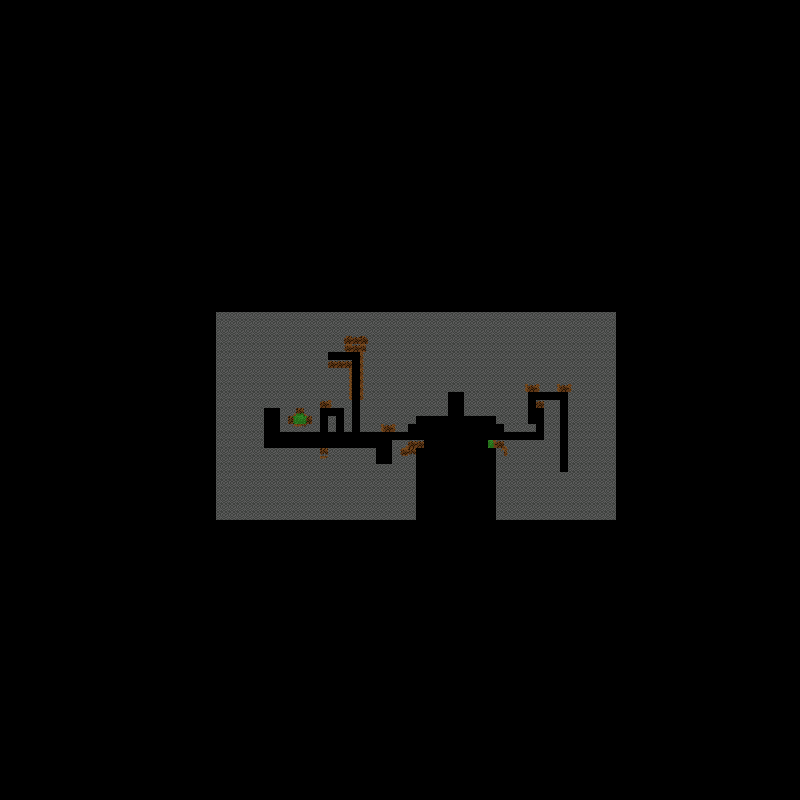

A 2D game scene composited from a Tiled map and its tileset images. What follows is a short description and the map's XML, with each tile layer's data collapsed to a summary:
An orthogonal 100x100 tile map with 8x8 px tiles, 1 tile layer (Tile Layer 2), 1 hidden layer not drawn, 2 tilesets.

<map version="1.0" orientation="orthogonal" renderorder="right-down" width="100" height="100" tilewidth="8" tileheight="8" nextobjectid="1">
 <tileset firstgid="1" name="TileSheetNew" tilewidth="8" tileheight="8" tilecount="36">
  <image source="../TileSheetNew.png" width="96" height="24" />
 </tileset>
 <tileset firstgid="37" name="VineTileSheet" tilewidth="8" tileheight="32" tilecount="16">
  <image source="../VineTileSheet.png" width="64" height="64" />
 </tileset>
 <layer name="Tile Layer 1" width="100" height="100" visible="0">
  <data>[10000 cells, 1322 non-empty, 33 distinct tile ids]</data>
 </layer>
 <objectgroup name="Object Layer 1" />
 <layer name="Tile Layer 2" width="100" height="100">
  <data>[10000 cells, 1073 non-empty, 19 distinct tile ids]</data>
 </layer>
</map>
